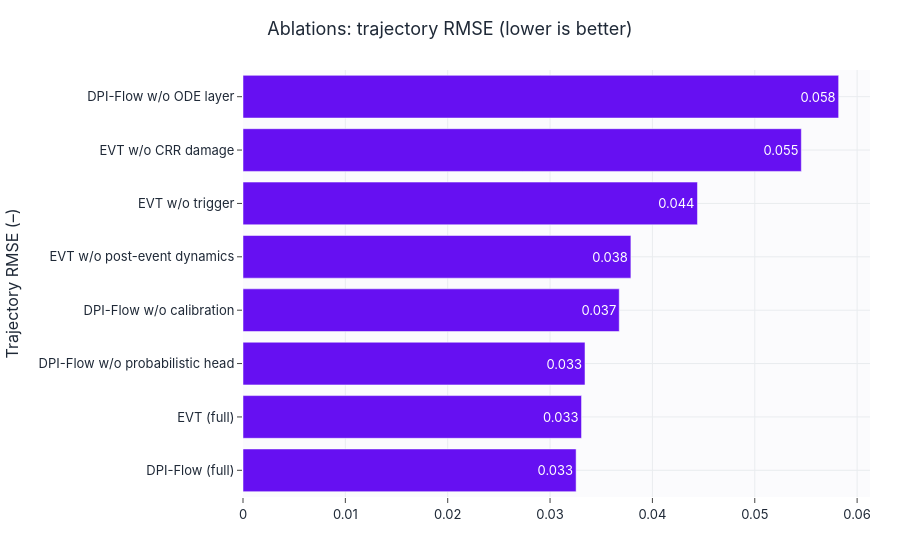

The code cell stored with this chart in its notebook:
### Markdown cell above
## Component ablations

### Code cell
sub = min(config.ablation_subset, 2400)
atrain = subsample_split(benchmark["train"], int(sub * 0.7), config.seed)
aval = subsample_split(benchmark["val"], int(sub * 0.15), config.seed + 1)
atest = subsample_split(benchmark["test"], int(sub * 0.15), config.seed + 2)
sd, pdim, qd = static_dim, prefix_dim, seq_dim = (benchmark["train"]["static"].shape[1],
    benchmark["train"]["prefix_summary"].shape[1], benchmark["train"]["seq_in"].shape[-1])
mcr, sl, pl = config.max_cycle_reference, config.seq_len, config.prefix_len
ablation_specs = [
    ("DPI-Flow (full)", DPIFlow(sd, pdim, sl, pl, mcr, calibration_steps=2, use_analytical_layer=True)),
    ("DPI-Flow w/o calibration", DPIFlow(sd, pdim, sl, pl, mcr, calibration_steps=0, use_analytical_layer=True)),
    ("DPI-Flow w/o probabilistic head", DPIFlow(sd, pdim, sl, pl, mcr, probabilistic=False, calibration_steps=2)),
    ("DPI-Flow w/o ODE layer", DPIFlow(sd, pdim, sl, pl, mcr, calibration_steps=0, use_analytical_layer=False)),
    ("EVT (full)", EVTNeuralSSM(sd, pdim, qd, sl, pl, mcr)),
    ("EVT w/o trigger", EVTNeuralSSM(sd, pdim, qd, sl, pl, mcr, use_trigger_head=False)),
    ("EVT w/o post-event dynamics", EVTNeuralSSM(sd, pdim, qd, sl, pl, mcr, structured_post_event=False)),
    ("EVT w/o CRR damage", EVTNeuralSSM(sd, pdim, qd, sl, pl, mcr, use_crr_damage=False)),
]
ablation_rows = [run_quick_experiment(n, m, atrain, aval, atest, epochs=config.ablation_epochs,
                                      config=config, device=device) for n, m in ablation_specs]
ablation_df = pd.DataFrame(ablation_rows).sort_values("Traj_RMSE")
display(english_metric_table(ablation_df)[["Model", "Trajectory RMSE", "AUROC", "Brier"]].round(4))
bar(ablation_df["model"], ablation_df["Traj_RMSE"], title="Ablations: trajectory RMSE (lower is better)",
    ylabel="Trajectory RMSE (–)", color="#6610f2", horizontal=True,
    save=SAVE_FIGS, fig_id="3_2_ablations_rmse").show()

### Figure 1 — Plotly figure (JSON) as saved in the notebook; plotly's stock layout.template omitted (floating-point values rounded to 4 significant figures)
{"data": [{"marker": {"color": "#6610f2"}, "orientation": "h", "text": ["0.033", "0.033", "0.033", "0.037", "0.038", "0.044", "0.055", "0.058"], "textposition": "auto", "type": "bar", "x": [0.03255, 0.03308, 0.03341, 0.03676, 0.0379, 0.0444, 0.05455, 0.0582], "y": ["DPI-Flow (full)", "EVT (full)", "DPI-Flow w/o probabilistic head", "DPI-Flow w/o calibration", "EVT w/o post-event dynamics", "EVT w/o trigger", "EVT w/o CRR damage", "DPI-Flow w/o ODE layer"]}], "layout": {"title": {"text": "Ablations: trajectory RMSE (lower is better)"}, "xaxis": {"title": {"text": ""}}, "yaxis": {"title": {"text": "Trajectory RMSE (–)"}}}}
